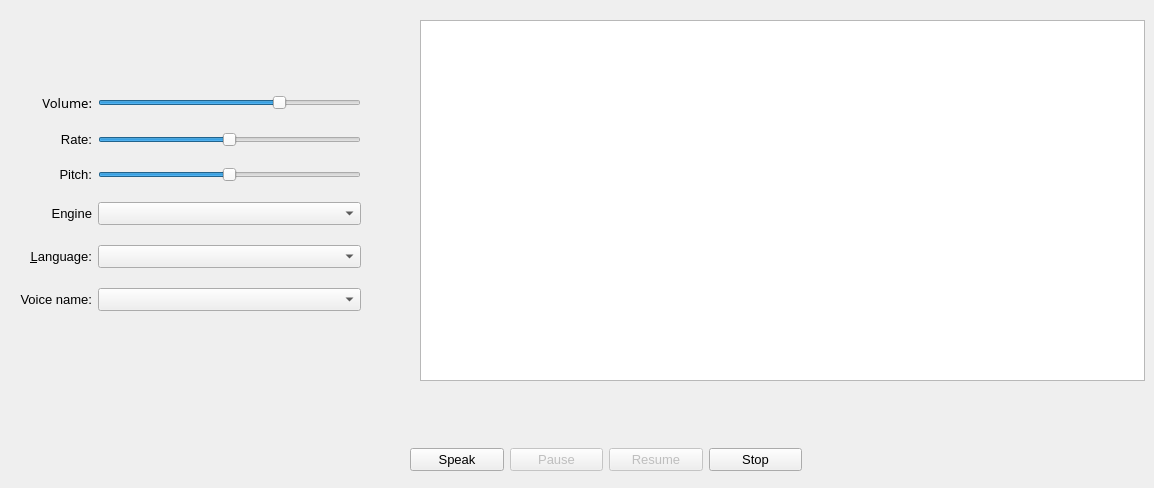
        <widget class="QWidget" name="tab_4">
         <attribute name="icon">
          <iconset>
           <normaloff>../../../../../../../../EXECUTABLE/Images/settings.png</normaloff>../../../../../../../../EXECUTABLE/Images/settings.png</iconset>
         </attribute>
         <attribute name="title">
          <string>Parametres de l'assistance vocale</string>
         </attribute>
         <widget class="QWidget" name="layoutWidget">
          <property name="geometry">
           <rect>
            <x>410</x>
            <y>440</y>
            <width>392</width>
            <height>39</height>
           </rect>
          </property>
          <layout class="QHBoxLayout" name="horizontalLayout_2">
           <item>
            <widget class="QPushButton" name="speakButton">
             <property name="font">
              <font>
               <pointsize>10</pointsize>
              </font>
             </property>
             <property name="text">
              <string>Speak</string>
             </property>
            </widget>
           </item>
           <item>
            <widget class="QPushButton" name="pauseButton">
             <property name="enabled">
              <bool>false</bool>
             </property>
             <property name="font">
              <font>
               <pointsize>10</pointsize>
              </font>
             </property>
             <property name="text">
              <string>Pause</string>
             </property>
            </widget>
           </item>
           <item>
            <widget class="QPushButton" name="resumeButton">
             <property name="enabled">
              <bool>false</bool>
             </property>
             <property name="font">
              <font>
               <pointsize>10</pointsize>
              </font>
             </property>
             <property name="text">
              <string>Resume</string>
             </property>
            </widget>
           </item>
           <item>
            <widget class="QPushButton" name="stopButton">
             <property name="font">
              <font>
               <pointsize>10</pointsize>
              </font>
             </property>
             <property name="text">
              <string>Stop</string>
             </property>
            </widget>
           </item>
          </layout>
         </widget>
         <widget class="QPlainTextEdit" name="plainTextEdit">
          <property name="geometry">
           <rect>
            <x>420</x>
            <y>20</y>
            <width>725</width>
            <height>361</height>
           </rect>
          </property>
          <property name="sizePolicy">
           <sizepolicy hsizetype="Expanding" vsizetype="Expanding">
            <horstretch>0</horstretch>
            <verstretch>0</verstretch>
           </sizepolicy>
          </property>
          <property name="font">
           <font>
            <pointsize>10</pointsize>
           </font>
          </property>
          <property name="plainText">
           <string/>
          </property>
         </widget>
         <widget class="QWidget" name="layoutWidget_2">
          <property name="geometry">
           <rect>
            <x>20</x>
            <y>80</y>
            <width>341</width>
            <height>251</height>
           </rect>
          </property>
          <layout class="QGridLayout" name="gridLayout_2">
           <item row="4" column="0">
            <widget class="QLabel" name="label_24">
             <property name="sizePolicy">
              <sizepolicy hsizetype="Minimum" vsizetype="Preferred">
               <horstretch>0</horstretch>
               <verstretch>0</verstretch>
              </sizepolicy>
             </property>
             <property name="font">
              <font>
               <pointsize>10</pointsize>
              </font>
             </property>
             <property name="text">
              <string>Engine</string>
             </property>
             <property name="alignment">
              <set>Qt::AlignRight|Qt::AlignTrailing|Qt::AlignVCenter</set>
             </property>
            </widget>
           </item>
           <item row="5" column="0">
            <widget class="QLabel" name="label_26">
             <property name="sizePolicy">
              <sizepolicy hsizetype="Minimum" vsizetype="Preferred">
               <horstretch>0</horstretch>
               <verstretch>0</verstretch>
              </sizepolicy>
             </property>
             <property name="font">
              <font>
               <pointsize>10</pointsize>
              </font>
             </property>
             <property name="text">
              <string>&amp;Language:</string>
             </property>
             <property name="alignment">
              <set>Qt::AlignRight|Qt::AlignTrailing|Qt::AlignVCenter</set>
             </property>
             <property name="buddy">
              <cstring>language</cstring>
             </property>
            </widget>
           </item>
           <item row="5" column="2">
            <widget class="QComboBox" name="language">
             <property name="sizePolicy">
              <sizepolicy hsizetype="Expanding" vsizetype="Fixed">
               <horstretch>0</horstretch>
               <verstretch>0</verstretch>
              </sizepolicy>
             </property>
             <property name="font">
              <font>
               <pointsize>10</pointsize>
              </font>
             </property>
            </widget>
           </item>
           <item row="2" column="2">
            <widget class="QSlider" name="rate">
             <property name="minimum">
              <number>-10</number>
             </property>
             <property name="maximum">
              <number>10</number>
             </property>
             <property name="orientation">
              <enum>Qt::Horizontal</enum>
             </property>
            </widget>
           </item>
           <item row="6" column="2">
            <widget class="QComboBox" name="voice">
             <property name="font">
              <font>
               <pointsize>10</pointsize>
              </font>
             </property>
            </widget>
           </item>
           <item row="1" column="2">
            <widget class="QSlider" name="volume">
             <property name="maximum">
              <number>100</number>
             </property>
             <property name="singleStep">
              <number>5</number>
             </property>
             <property name="pageStep">
              <number>20</number>
             </property>
             <property name="value">
              <number>70</number>
             </property>
             <property name="orientation">
              <enum>Qt::Horizontal</enum>
             </property>
            </widget>
           </item>
           <item row="4" column="2">
            <widget class="QComboBox" name="engine">
             <property name="sizePolicy">
              <sizepolicy hsizetype="Expanding" vsizetype="Fixed">
               <horstretch>0</horstretch>
               <verstretch>0</verstretch>
              </sizepolicy>
             </property>
             <property name="font">
              <font>
               <pointsize>10</pointsize>
              </font>
             </property>
            </widget>
           </item>
           <item row="1" column="0">
            <widget class="QLabel" name="label_29">
             <property name="sizePolicy">
              <sizepolicy hsizetype="Minimum" vsizetype="Preferred">
               <horstretch>0</horstretch>
               <verstretch>0</verstretch>
              </sizepolicy>
             </property>
             <property name="font">
              <font>
               <family>MV Boli</family>
               <pointsize>10</pointsize>
              </font>
             </property>
             <property name="text">
              <string>Volume:</string>
             </property>
             <property name="alignment">
              <set>Qt::AlignRight|Qt::AlignTrailing|Qt::AlignVCenter</set>
             </property>
            </widget>
           </item>
           <item row="3" column="2">
            <widget class="QSlider" name="pitch">
             <property name="minimum">
              <number>-10</number>
             </property>
             <property name="maximum">
              <number>10</number>
             </property>
             <property name="singleStep">
              <number>1</number>
             </property>
             <property name="orientation">
              <enum>Qt::Horizontal</enum>
             </property>
            </widget>
           </item>
           <item row="3" column="0">
            <widget class="QLabel" name="label_25">
             <property name="sizePolicy">
              <sizepolicy hsizetype="Minimum" vsizetype="Preferred">
               <horstretch>0</horstretch>
               <verstretch>0</verstretch>
              </sizepolicy>
             </property>
             <property name="font">
              <font>
               <pointsize>10</pointsize>
              </font>
             </property>
             <property name="text">
              <string>Pitch:</string>
             </property>
             <property name="alignment">
              <set>Qt::AlignRight|Qt::AlignTrailing|Qt::AlignVCenter</set>
             </property>
            </widget>
           </item>
           <item row="2" column="0">
            <widget class="QLabel" name="label_28">
             <property name="sizePolicy">
              <sizepolicy hsizetype="Minimum" vsizetype="Preferred">
               <horstretch>0</horstretch>
               <verstretch>0</verstretch>
              </sizepolicy>
             </property>
             <property name="font">
              <font>
               <pointsize>10</pointsize>
              </font>
             </property>
             <property name="text">
              <string>Rate:</string>
             </property>
             <property name="alignment">
              <set>Qt::AlignRight|Qt::AlignTrailing|Qt::AlignVCenter</set>
             </property>
            </widget>
           </item>
           <item row="6" column="0">
            <widget class="QLabel" name="label_27">
             <property name="font">
              <font>
               <pointsize>10</pointsize>
              </font>
             </property>
             <property name="text">
              <string>Voice name:</string>
             </property>
             <property name="alignment">
              <set>Qt::AlignRight|Qt::AlignTrailing|Qt::AlignVCenter</set>
             </property>
            </widget>
           </item>
          </layout>
         </widget>
        </widget>
